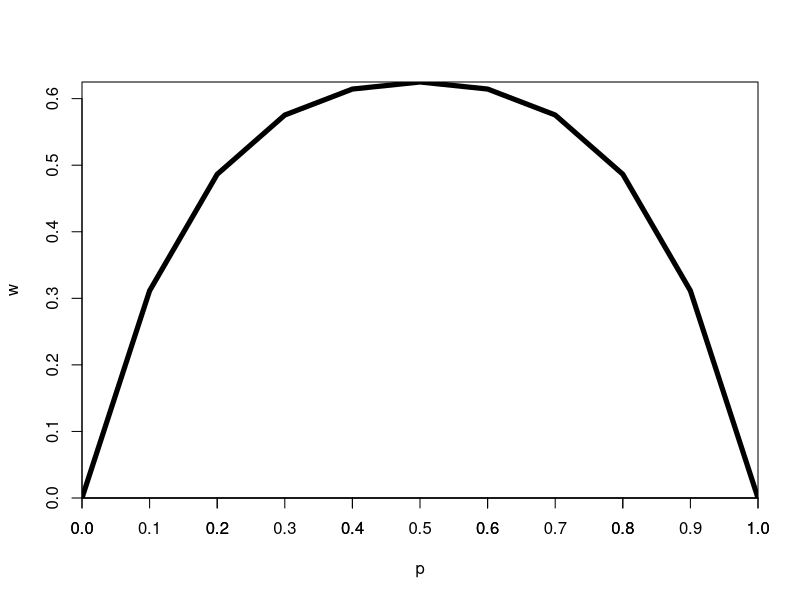
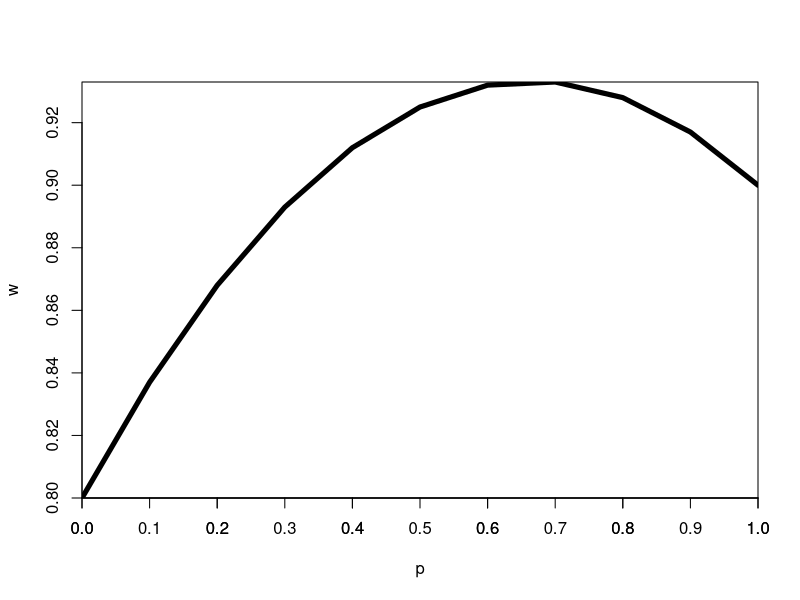

R code for these plots, in order:
#Question 4 part a
#create vectors to store our genotype frequencies
Pop_1 <- c(34, 51, 59)
Pop_2 <- c(24, 68, 49)

#calculate p and q for both pops
p_1 <- (Pop_1[1] + 0.5*Pop_1[2])/sum(Pop_1)
q_1 <- (Pop_1[3] + 0.5*Pop_1[2])/sum(Pop_1)

p_2 <- (Pop_2[1] + 0.5*Pop_2[2])/sum(Pop_2)
q_2 <- (Pop_2[3] + 0.5*Pop_2[2])/sum(Pop_2)

#calculate He assuming Hardy Weinberg Equilibrium
He_1 <- 1 - (p_1^2 + q_1^2)
He_2 <- 1 - (p_2^2 + q_2^2)

#Calculate Ho using the frequencies from the table
Ho_1 <- Pop_1[2]/sum(Pop_1)
Ho_2 <- Pop_2[2]/sum(Pop_2)

#Part B
#calculate inbreeding coefficient using FIS = He - Ho / He
FIS_1 <- (He_1 - Ho_1)/He_1
FIS_2 <- (He_2 - Ho_2)/He_2

#THIS SECTION IS NOT WORK FOR ANY REQUIRED CALCULATIONS YOU CAN SKIP OVER IT. I DONT WANT TO WASTE YOUR TIME FOR GRADING. 
#bonus FST calculation
#For this we are using FST where you subtract expected heterozygosity for subpopulation 
#from expected heterozygosity of total population.I know this is different from the one used in class but it is one I was taught in another class that I think
#is more appropriate given the situation
p_total <- (Pop_1[1] + Pop_2[1] + 0.5*(Pop_1[2] + Pop_2[2]))/(sum(Pop_1 + Pop_2))
q_total <- 1 - p_total

H_total <- 1 - (p_total^2 + q_total^2)

FST_1 <- (H_total - He_1)/H_total
FST_2 <- (H_total - He_2)/H_total

#END OF SKIPPABLE SECTION

#Question 6
#make sequence for different values of p and q for frequency dependent selection
p <- (0:10)/10
#make equation for our line with mean fitness as our response variable
w <- (1-p^2)*p^2 + 2*p*(1-p)*(1-2*p*(1-p)) + (1-(1-p)^2)*(1-p)^2

#plot our line, make 0,0 the origin using axxs = i, yaxs = i use lwd to make a nicer line. 
plot(p, w, type = 'l', lwd = 5, xaxs = 'i', yaxs = 'i', ylab = "w")

#label each point on x axis so we can see where D is effectively zero
axis(side = 1, at = seq(0, 1, by = 0.1))

#now do the same for overdominance
#make sequence for different values of p and q and s and t
p <- (0:10)/10
s <- 0.1
t <- 0.2
#make equation for our line with mean fitness as our response variable
w <- (1-s)*p^2 + 2*p*(1-p) + (1-t)*(1-p)^2

#plot our line, make 0,0 the origin using axxs = i, yaxs = i use lwd to make a nicer line. 
plot(p, w, type = 'l', lwd = 5, xaxs = 'i', yaxs = 'i', ylab = "w")

#label each point on x axis so we can see where D is effectively zero
axis(side = 1, at = seq(0, 1, by = 0.1))
